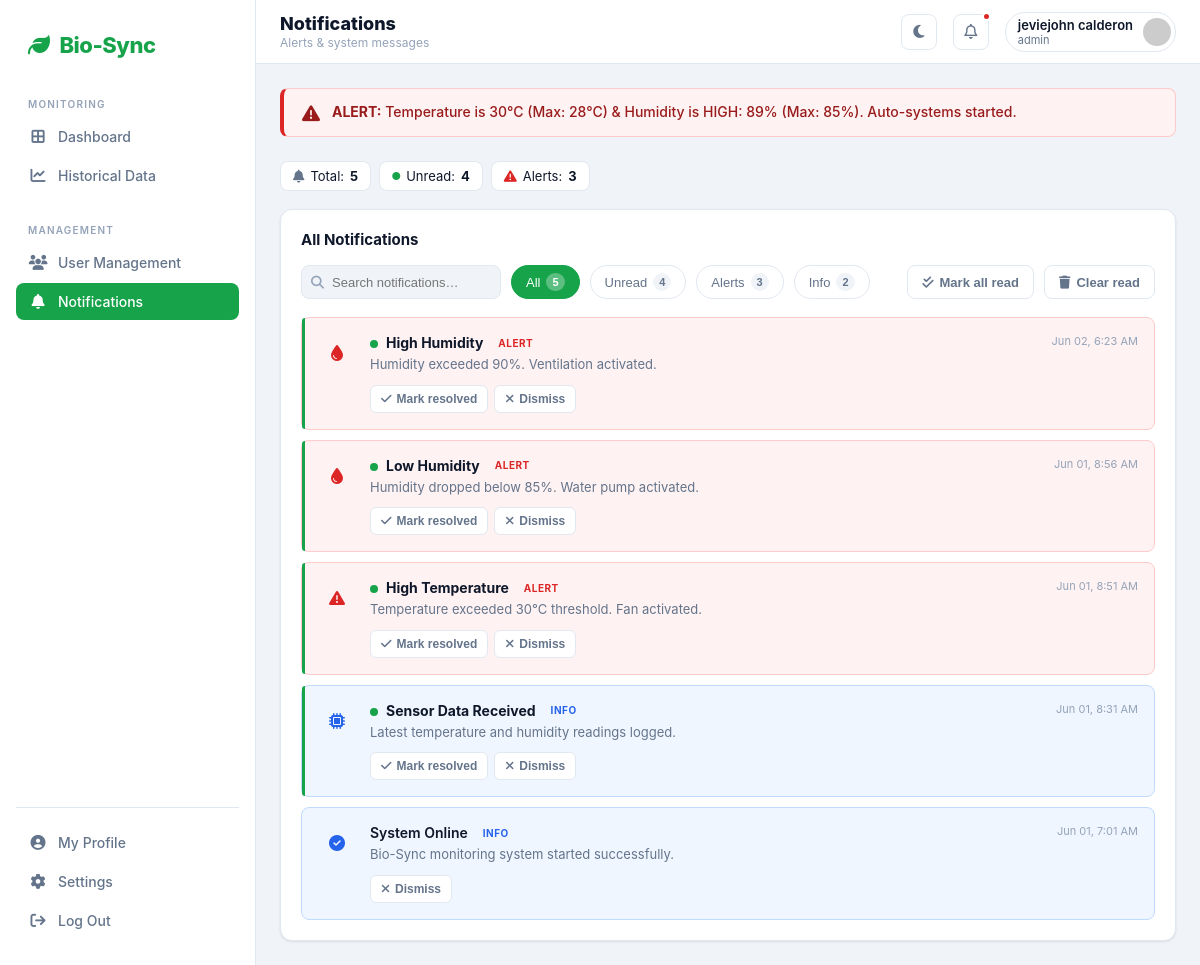
The page /notificationspage.php (signed in) on the database its author committed.
### tables this page shows
CREATE TABLE `notifications` (
  `id` int(11) NOT NULL,
  `action_by_user_id` int(11) DEFAULT NULL,
  `device_id` int(11) DEFAULT NULL,
  `sensor_log_id` int(11) DEFAULT NULL,
  `title` varchar(150) NOT NULL DEFAULT '',
  `description` text NOT NULL,
  `message` text NOT NULL,
  `type` varchar(20) NOT NULL DEFAULT 'info',
  `icon_class` varchar(60) DEFAULT 'fa-bell',
  `is_read` tinyint(1) DEFAULT 0,
  `created_at` datetime DEFAULT current_timestamp()
);

### notificationspage.php (the view, shortened to what this page needs)
<?php
$pdo = getDB();
$userName = $_SESSION['user_name'];
$isAdmin  = isset($_SESSION['user_role']) && strtolower($_SESSION['user_role']) === 'admin';
$settingsStmt = $pdo->query("SELECT setting_key, setting_value FROM system_settings");
$settings     = $settingsStmt->fetchAll(PDO::FETCH_KEY_PAIR);
$stage     = $settings['current_stage'] ?? 'colonization';
$MAX_TEMP  = (float)($settings["{$stage}_max_temp"] ?? 28.0);
$MIN_HUM   = (float)($settings["{$stage}_min_hum"]  ?? 70.0);
$MAX_HUM   = (float)($settings["{$stage}_max_hum"]  ?? 85.0);
$TEMP_UNIT = isset($settings['temperature_unit'])? $settings['temperature_unit']       : 'C';
$tempStmt    = $pdo->query("SELECT recorded_value FROM sensor_logs WHERE device_id = (SELECT id FROM devices WHERE device_name = 'Temperature Node 1' LIMIT 1) ORDER BY recorded_at DESC LIMIT 1");
$temperature = (float)$tempStmt->fetchColumn();
$humStmt  = $pdo->query("SELECT recorded_value FROM sensor_logs WHERE device_id = (SELECT id FROM devices WHERE device_name = 'Humidity Node 1' LIMIT 1) ORDER BY recorded_at DESC LIMIT 1");
$humidity = (float)$humStmt->fetchColumn();
$alertTriggered     = false;
$abnormalConditions = [];
$conditionString    = '';
if ($temperature > $MAX_TEMP) {
    $abnormalConditions[] = "Temperature is {$temperature}°{$TEMP_UNIT} (Max: {$MAX_TEMP}°{$TEMP_UNIT})";
    $alertTriggered = true;
}
if ($humidity < $MIN_HUM || $humidity > $MAX_HUM) {
    if ($humidity > $MAX_HUM) $abnormalConditions[] = "Humidity is HIGH: {$humidity}% (Max: {$MAX_HUM}%)";
    $alertTriggered = true;
}
if ($alertTriggered) {
    $conditionString  = implode(" &amp; ", $abnormalConditions);
}
$notifStmt         = $pdo->query("SELECT * FROM notifications ORDER BY created_at DESC");
$notificationsRaw  = $notifStmt->fetchAll(PDO::FETCH_ASSOC);
$notifications        = [];
$unreadAlertTriggered = false;
$totalUnread          = 0;
if (empty($notificationsRaw)) {
    $notifications = [[
        'id'       => 0,
        'type'     => 'info',
        'icon_class' => 'fa-circle-check',
        'title'    => 'System Stable',
        'description' => 'No alerts or warnings have been recorded.',
        'created_at'  => date('Y-m-d H:i:s'),
        'is_read'  => 1,
    ]];
} else {
    $notifications = $notificationsRaw;
}
foreach ($notifications as $n) {
    if (!$n['is_read']) {
        $totalUnread++;
        if ($n['type'] === 'alert') $unreadAlertTriggered = true;
    }
}
?>
<!DOCTYPE html>
<html lang="en">
<head>
    <link rel="stylesheet" href="https://cdnjs.cloudflare.com/ajax/libs/font-awesome/6.4.0/css/all.min.css">
</head>
<body>
<div class="shell">
    <aside class="sidebar" id="sidebar">
        <div class="sidebar-logo">
            <i class="fa-solid fa-leaf"></i> Bio-Sync
        </div>
        <div class="nav-group">
            <span class="nav-label">Monitoring</span>
            <a href="dashboard.php" class="nav-link"><i class="fa-solid fa-border-all"></i> Dashboard</a>
            <a href="historicaldatapage.php" class="nav-link"><i class="fa-solid fa-chart-line"></i> Historical Data</a>
        </div>
        <div class="nav-group">
            <span class="nav-label">Management</span>
            <?php if (isset($_SESSION['user_role']) && $_SESSION['user_role'] === 'admin'): ?>
                <a href="usermanagement.php" class="nav-link"><i class="fa-solid fa-users"></i> User Management</a>
            <?php endif; ?>
            <a href="notificationspage.php" class="nav-link active"><i class="fa-solid fa-bell"></i> Notifications</a>
        </div>
        <div class="sidebar-footer">
            <a href="profile.php" class="nav-link"><i class="fa-solid fa-circle-user"></i> My Profile</a>
            <?php if ($isAdmin): ?>
            <a href="#" class="nav-link" id="settingsLink"><i class="fa-solid fa-gear"></i> Settings</a>
            <?php endif; ?>
            <a href="logout.php" class="nav-link logout" onclick="confirmLogout(event)">
                <i class="fa-solid fa-arrow-right-from-bracket"></i> Log Out
            </a>
        </div>
    </aside>
    <div class="main">
        <header class="topbar">
            <div class="topbar-left">
                <div>
                    <div class="topbar-title">Notifications</div>
                    <div class="topbar-sub">Alerts &amp; system messages</div>
                </div>
            </div>
            <div class="topbar-right">
                <button id="themeBtn" class="icon-btn" aria-label="Toggle theme">
                    <i id="themeIcon" class="fa-solid fa-moon"></i>
                </button>
                <a href="notificationspage.php" class="icon-btn" title="Notifications">
                    <i class="fa-regular fa-bell"></i>
                    <?php if ($unreadAlertTriggered): ?><div class="notif-dot" id="topbarDot"></div><?php endif; ?>
                </a>
                <div class="user-chip">
                    <div>
                        <div class="user-chip-name"><?php echo htmlspecialchars($userName); ?></div>
                        <div class="user-chip-role"><?php echo isset($_SESSION['user_role']) ? htmlspecialchars($_SESSION['user_role']) : 'User'; ?></div>
                    </div>
                    <img src="https://ui-avatars.com/api/?name=<?php echo urlencode($userName); ?>&background=16a34a&color=fff" alt="Avatar">
                </div>
            </div>
        </header>
        <div class="page-body">
            <div class="alert-banner" id="alertBanner" style="display:<?php echo $alertTriggered ? 'flex' : 'none'; ?>;">
                <i class="fa-solid fa-triangle-exclamation" style="flex-shrink:0;"></i>
                <div id="alertBannerText" style="flex:1;"><strong>ALERT:</strong> <?php echo $conditionString; ?>. Auto-systems started.</div>
            </div>
            <div class="stats-bar" id="statsBar">
                <div class="stat-chip"><i class="fa-solid fa-bell" style="color:var(--text-muted);font-size:13px"></i> Total: <strong id="statTotal"><?php echo count($notifications); ?></strong></div>
                <div class="stat-chip"><i class="fa-solid fa-circle" style="color:var(--primary);font-size:8px"></i> Unread: <strong id="statUnread"><?php echo $totalUnread; ?></strong></div>
                <div class="stat-chip"><i class="fa-solid fa-triangle-exclamation" style="color:var(--danger);font-size:13px"></i> Alerts: <strong id="statAlerts"><?php echo count(array_filter($notifications, fn($n) => $n['type'] === 'alert')); ?></strong></div>
            </div>
            <div class="card">
                <div class="card-head">
                    <h3 class="card-title">All Notifications</h3>
                </div>
                <div class="notif-toolbar">
                    <div class="notif-toolbar-left">
                        <div class="search-wrap">
                            <input type="text" class="search-input" id="searchInput" placeholder="Search notifications…">
                        </div>
                        <button class="filter-pill active" data-filter="all">
                            All <span class="pill-badge" id="badgeAll"><?php echo count($notifications); ?></span>
                        </button>
                        <button class="filter-pill" data-filter="unread">
                            Unread <span class="pill-badge" id="badgeUnread"><?php echo $totalUnread; ?></span>
                        </button>
                        <button class="filter-pill" data-filter="alert">
                            Alerts <span class="pill-badge" id="badgeAlerts"><?php echo count(array_filter($notifications, fn($n) => $n['type'] === 'alert')); ?></span>
                        </button>
                        <button class="filter-pill" data-filter="info">
                            Info <span class="pill-badge" id="badgeInfo"><?php echo count(array_filter($notifications, fn($n) => $n['type'] === 'info')); ?></span>
                        </button>
                    </div>
                    <div class="notif-toolbar-right">
                        <button class="action-link success" id="markAllReadBtn">
                            <i class="fa-solid fa-check-double"></i> Mark all read
                        </button>
                        <button class="action-link danger" id="deleteReadBtn">
                            <i class="fa-solid fa-trash"></i> Clear read
                        </button>
                    </div>
                </div>
                <div class="notif-list" id="notifList">
                    <?php foreach ($notifications as $n):
                        $type      = htmlspecialchars($n['type'] ?? 'system');
                        $isUnread  = !$n['is_read'];
                        $iconClass = match($type) {
                            'alert'   => 'icon-alert',
                            'info'    => 'icon-info',
                            'warning' => 'icon-warning',
                            default   => 'icon-system',
                        };
                        $badgeClass = match($type) {
                            'alert'   => 'badge-alert',
                            'info'    => 'badge-info',
                            'warning' => 'badge-warning',
                            default   => 'badge-system',
                        };
                        $faIcon    = !empty($n['icon_class']) ? htmlspecialchars($n['icon_class']) : 'fa-bell';
                        $itemClass = 'notif-item type-' . $type . ($isUnread ? ' unread' : '');
                    ?>
                    <div class="<?php echo $itemClass; ?>" data-id="<?php echo (int)$n['id']; ?>" data-type="<?php echo $type; ?>" data-read="<?php echo $isUnread ? '0' : '1'; ?>">
                        <div class="notif-icon <?php echo $iconClass; ?>">
                            <i class="fa-solid <?php echo $faIcon; ?>"></i>
                        </div>
                        <div class="notif-body">
                            <div class="notif-header">
                                <div style="display:flex;align-items:center;gap:8px;">
                                    <?php if ($isUnread): ?><div class="unread-dot"></div><?php endif; ?>
                                    <span class="notif-title"><?php echo htmlspecialchars($n['title']); ?></span>
                                    <span class="type-badge <?php echo $badgeClass; ?>"><?php echo $type; ?></span>
                                </div>
                                <div class="notif-meta">
                                    <time class="notif-time" data-utc="<?php echo htmlspecialchars($n['created_at'], ENT_QUOTES, 'UTF-8'); ?>"></time>
                                </div>
                            </div>
                            <div class="notif-desc"><?php echo htmlspecialchars($n['description']); ?></div>
                            <div class="notif-actions">
                                <?php if ($isUnread): ?>
                                <button class="btn-sm resolve js-mark-read">
                                    <i class="fa-solid fa-check"></i> Mark resolved
                                </button>
                                <?php endif; ?>
                                <?php if ($isAdmin): ?>
                                <button class="btn-sm dismiss js-delete">
                                    <i class="fa-solid fa-xmark"></i> Dismiss
                                </button>
                                <?php endif; ?>
                            </div>
                        </div>
                    </div>
                    <?php endforeach; ?>
                </div>
            </div>
        </div>
    </div>
</div>
</body>
</html>

### rows shown on the page
notifications: is_read 0 (drawn), title "High Humidity", type "ALERT", description "Humidity exceeded 90%. Ventilation activated."
notifications: is_read 0 (drawn), title "Low Humidity", type "ALERT", description "Humidity dropped below 85%. Water pump activated."
notifications: is_read 0 (drawn), title "High Temperature", type "ALERT", description "Temperature exceeded 30°C threshold. Fan activated."
notifications: is_read 0 (drawn), title "Sensor Data Received", type "INFO", description "Latest temperature and humidity readings logged."
notifications: title "System Online", type "INFO", description "Bio-Sync monitoring system started successfully."

### other values the page prints
$userName "jeviejohn calderon"
$_SESSION['user_role'] "admin"
$conditionString "Temperature is 30°C (Max: 28°C) & Humidity is HIGH: 89% (Max: 85%)"
count($notifications) "5"
$totalUnread "4"
count(array_filter($notifications, fn($n) => $n['type'] === 'alert')) "3"
count(array_filter($notifications, fn($n) => $n['type'] === 'info')) "2"
